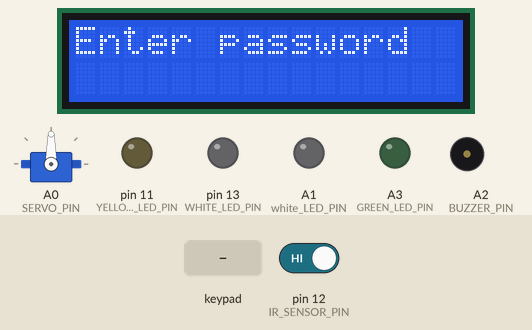
A sketch run on a simulated Arduino Uno, built with avr-gcc and run on an emulated ATmega328P. Shown: servo, 16×2 character LCD, output pins drawn as LEDs (lit = HIGH), buzzer (waves = sounding). The inputs (shaded band) are chosen by the test bench; at power-on: pin 12 (IR_SENSOR_PIN) HIGH.

Above: at 3.3 s.
3.4 s: keypad keys 5 5 5 5 * pressed 0.4 s apart
At 5.8 s:
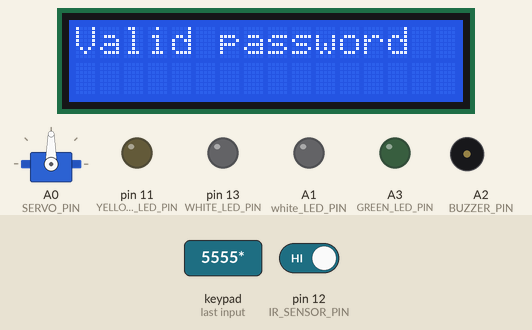
6.9 s: key '*' pressed
9.9 s: pin 12 (IR_SENSOR_PIN) driven LOW
At 12.6 s:
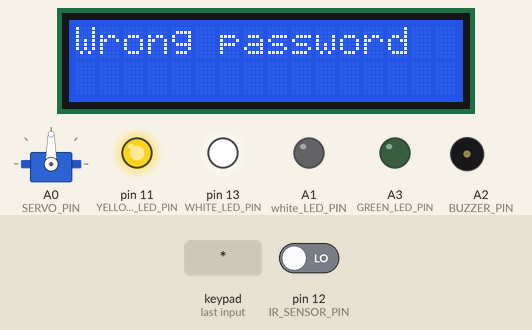
12.9 s: key '1' pressed
At 14.3 s:
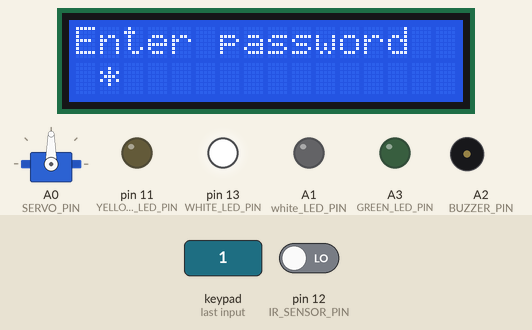
15.4 s: keypad keys 5 5 5 5 pressed 0.4 s apart
At 17.5 s:
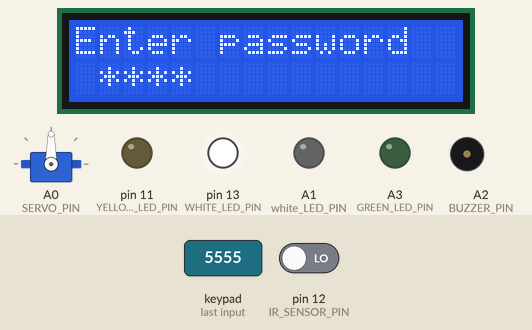
Timing chart, 0 to 19.0 s (numbered marks = the images above; inputs shaded):
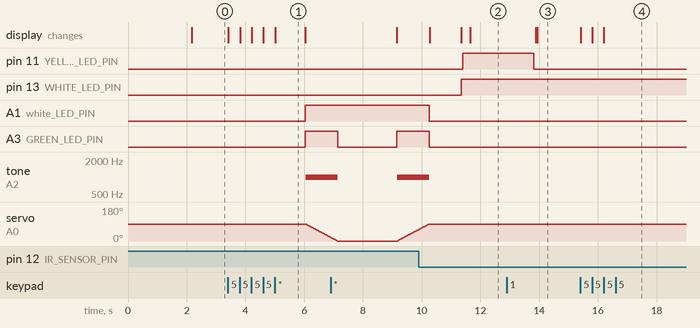

Measured:
- after the input at 3.4 s, A1 (white_LED_PIN), A3 (GREEN_LED_PIN): LOW → HIGH after 2.6 s; tone on A2 (BUZZER_PIN): silent → 1000 Hz after 2.6 s; servo on A0 (SERVO_PIN): moves from 90° to 20° over 0.82 s, starting after 2.7 s; the display: first changes at once (image 1 shows a later state)
- after the input at 9.9 s, pin 13 (WHITE_LED_PIN): LOW → HIGH after 1.4 s
- after the input at 12.9 s, the display: first differs from a run without the input after 1.0 s (image 3)
- after the input at 15.4 s, the display: first changes at once (image 4 shows a later state)
- what the display in image 1 shows lasts 1.0 s, from 5.0 s to 6.0 s

The sketch:

Samart_home_UP.ino
```cpp
#include <Keypad.h> // Include keypad library
#include <Wire.h> // Include wire library for I2C
#include <LiquidCrystal_I2C.h> // Include LCD library for I2C
#include <Servo.h> // Include Servo library

// Pin definitions
//#define RED_LED_PIN A0
#define GREEN_LED_PIN A3
#define YELLOW_LED_PIN 11
#define white_LED_PIN A1
#define WHITE_LED_PIN 13
#define BUZZER_PIN A2
#define SERVO_PIN A0

#define IR_SENSOR_PIN 12 // Pin connected to the IR sensor

// Constants
#define PASS_LENGTH 4

// Keypad setup
const byte rows = 4;
const byte columns = 4;
char keyboard_keys[rows][columns] = {
    {'1', '2', '3', 'A'},
    {'4', '5', '6', 'B'},
    {'7', '8', '9', 'C'},
    {'*', '0', '#', 'D'}
};
byte row_pins[rows] = {9, 8, 7, 6};
byte column_pins[columns] = {5, 4, 3, 2};

// Servo and password management
const int servo_open = 0;
const int servo_close = 90;
const unsigned long door_move = 12;
const unsigned long door_open = 2000;
const char password[PASS_LENGTH + 1] = "5555";
const char disable_alarm_password[PASS_LENGTH + 1] = "4444";
char entered_password[PASS_LENGTH + 1];
byte current_sign_position = 0;
int failed_attempts = 0;
bool alarm_triggered = false;

unsigned long prev_time = 0;
const long duration = 200;

// Keypad, Servo, and LCD instances
Keypad keypad = Keypad(makeKeymap(keyboard_keys), row_pins, column_pins, rows, columns);
Servo servo;
LiquidCrystal_I2C lcd(0x27, 16, 2);

// Function prototypes
void checkStatus();
void manageDoor();
void openDoor();
void closeDoor();
void disableAlarm();
void triggerAlarm();
void enterPassword();
void maskPassword(char key);
void checkIrSensor();

void setup() {
    Serial.begin(9600);
    servo.attach(SERVO_PIN);
    servo.write(servo_close);
    lcd.begin(16, 2);
    lcd.backlight();
//    pinMode(RED_LED_PIN, OUTPUT);
    pinMode(GREEN_LED_PIN, OUTPUT);
    pinMode(YELLOW_LED_PIN, OUTPUT);
    pinMode(WHITE_LED_PIN, OUTPUT);
    pinMode(white_LED_PIN, OUTPUT);
    pinMode(BUZZER_PIN, OUTPUT);
    pinMode(IR_SENSOR_PIN, INPUT);
    lcd.clear();
    lcd.setCursor(0, 0);
    lcd.print("Welcome to");
    lcd.setCursor(1, 1);
    lcd.print("GROUP 4");
    delay(2000);
    enterPassword();
    keypad.setDebounceTime(20);
}

void loop() {
    checkStatus();
    checkIrSensor();
    if (alarm_triggered) {
        triggerAlarm();
    }
}

void enterPassword() {
    current_sign_position = 0;
    lcd.init();
    lcd.clear();
    lcd.setCursor(0, 0);
    lcd.print("Enter password");
}

void maskPassword(char key) {
    if (current_sign_position < PASS_LENGTH) {
        entered_password[current_sign_position] = key;
        current_sign_position++;
        lcd.setCursor(current_sign_position, 1);
        lcd.print('*');
    }
}

void checkStatus() {
    char key = keypad.getKey();
    if (key) {
        if (key == '*') {
            entered_password[current_sign_position] = '\0';
            if (alarm_triggered) {
                if (strcmp(entered_password, disable_alarm_password) == 0) {
                    lcd.clear();
                    disableAlarm();
                    enterPassword();
                } else {
                    failed_attempts++;
                    lcd.clear();
                    lcd.print("Wrong password");
                    delay(1000);
                    enterPassword();
                }
            } else {
                if (strcmp(entered_password, password) == 0) {
                    lcd.clear();
                    lcd.print("Valid password");
                    failed_attempts = 0;
                    delay(1000);
                    manageDoor();
                    enterPassword();
                } else {
                    failed_attempts++;
                    lcd.clear();
                    lcd.print("Wrong password");
                    digitalWrite(YELLOW_LED_PIN, HIGH);
                    buzzer();
                    delay(2000);
                    if (failed_attempts >= 3) {
                        alarm_triggered = true;
                    }
                    digitalWrite(YELLOW_LED_PIN, LOW);
                    enterPassword();
                }
            }
        } else {
            maskPassword(key);
        }
    }
}

void openDoor() {
    lcd.clear();
    lcd.print("Opening the door");
    digitalWrite(white_LED_PIN, HIGH);
    digitalWrite(GREEN_LED_PIN, HIGH);

    for (int pos = servo_close; pos >= servo_open; pos--) {
        servo.write(pos);
        delay(door_move);
        tone(BUZZER_PIN, 1000);
    }
    digitalWrite(GREEN_LED_PIN, LOW);
    // digitalWrite(white_LED_PIN, LOW);
    noTone(BUZZER_PIN);
}

void closeDoor() {
    lcd.clear();
    lcd.print("Closing the door");
    digitalWrite(white_LED_PIN, HIGH);
    digitalWrite(GREEN_LED_PIN, HIGH);
    for (int pos = servo_open; pos <= servo_close; pos++) {
        servo.write(pos);
        delay(door_move);
        tone(BUZZER_PIN, 1000);
    }
    digitalWrite(GREEN_LED_PIN, LOW);
    digitalWrite(white_LED_PIN, LOW);
    noTone(BUZZER_PIN);
    lcd.clear();
    lcd.print("Door closed");
    delay(1000);
}

void buzzer() {
    unsigned char i;
    for (i = 0; i < 200; i++) {
        tone(BUZZER_PIN, 2000);
        delay(1);
        noTone(BUZZER_PIN);
        delay(1);
    }
}

void triggerAlarm() {
     unsigned long current_time = millis();
    if (current_time - prev_time >= duration) {
        prev_time = current_time;
        //digitalWrite(RED_LED_PIN, HIGH);
        if (digitalRead(BUZZER_PIN) == LOW) {
            tone(BUZZER_PIN, 1000);
        } else {
            noTone(BUZZER_PIN);
        }
    }
}

void disableAlarm() {
    alarm_triggered = false;
    failed_attempts = 0;
    lcd.clear();
    lcd.print("Alarm Disabled");
    delay(1000);
//    digitalWrite(RED_LED_PIN, LOW);
    noTone(BUZZER_PIN);
}

void manageDoor() {
    openDoor();
    delay(door_open);
    closeDoor();
}

void checkIrSensor() {
    if (digitalRead(IR_SENSOR_PIN) == LOW) { // Assuming LOW indicates detection
        digitalWrite(WHITE_LED_PIN, HIGH);
    }else{
      digitalWrite(WHITE_LED_PIN, LOW);
    }
}
```
